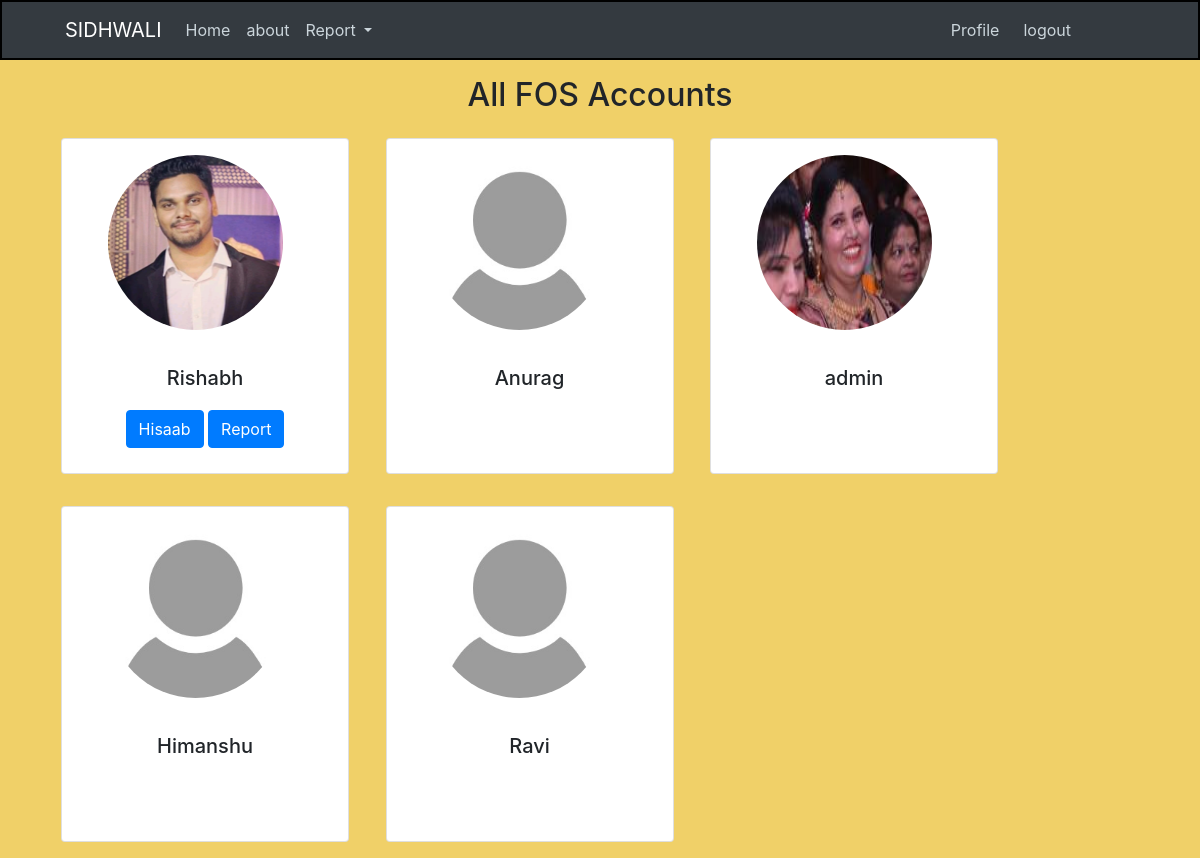
Screenshot of /home (signed in) with the database file from the repository.
### crm/models.py (models this page shows, shortened)
class User(db.Model, UserMixin):
    id = db.Column(db.Integer, primary_key=True)
    username = db.Column(db.String(20), unique=True, nullable=False)
    email = db.Column(db.String(120), unique=True, nullable=False)
    image_file = db.Column(db.String(20), nullable=False, default="default.jpeg")
    password = db.Column(db.String(20), nullable=False)
    pos_id = db.Column(db.Integer, unique=True, nullable=False)
    hisaab = db.relationship("Hisaab", backref="fos", lazy=True)

### crm/routes.py (the view)
@app.route("/home")
@login_required
def home():
    fos = User.query.all()
    hisaab = Hisaab.query.filter()
    return render_template("home.html", title="Home", fos=fos, hisaab=hisaab)

### crm/models.py (called while the page is built)
@login_manager.user_loader
def load_user(user_id):
    return User.query.get(int(user_id))

### crm/templates/home.html
{% extends "index.html" %}
{% block content  %}
<div class="container mt-3">
   <h2 class="text-center">All FOS Accounts</h2>
   {% for fse in fos %}
   <div class="card d-inline-flex m-3 align-items-center" style="width: 18rem; height: 21rem;">
      <div class="mt-3">
         <img class="rounded-circle account-img"
            src="{{ url_for("static", filename="profile_pics/" + fse.image_file) }}">
      </div>
      <div class="card-body text-center min">
         <h5 class="card-title">{{fse.username}}</h5>
         {% if fse == current_user %}
         <a href="{{ url_for('hisaab') }}" class="btn btn-primary mt-2">Hisaab</a>
         <a href="{{ url_for('report') }}" class="btn btn-primary mt-2">Report</a>
         {% endif %}
      </div>
   </div>
   {% endfor %}
</div>
{% endblock content %}

### crm/static/main.css (style rules this page uses)
body { background-color: rgb(240, 208, 104); }
.account-img { height: 175px; width: 175px; margin-right: 20px; margin-bottom: 16px; }

### rows the page displays
User: image_file (picture), username "Rishabh"
User: image_file (placeholder picture), username "Anurag"
User: image_file (picture), username "admin"
User: image_file (placeholder picture), username "Himanshu"
User: image_file (placeholder picture), username "Ravi"
